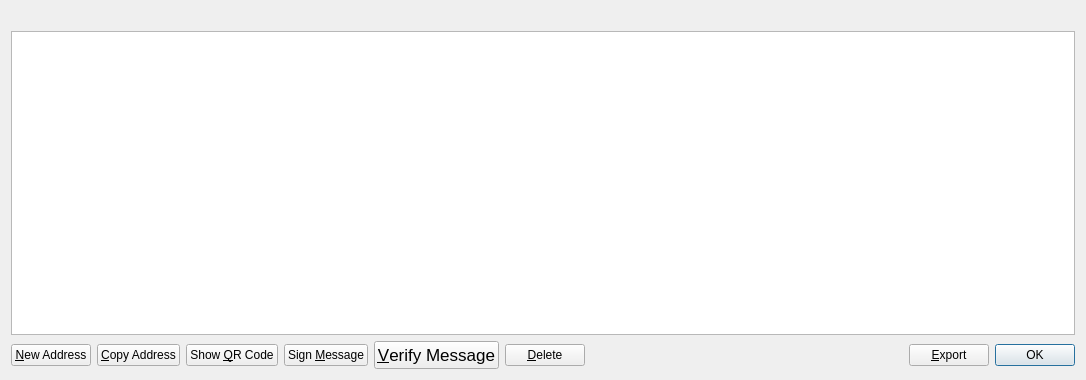
<?xml version="1.0" encoding="UTF-8"?>
<ui version="4.0">
 <class>AddressBookPage</class>
 <widget class="QWidget" name="AddressBookPage">
  <property name="geometry">
   <rect>
    <x>0</x>
    <y>0</y>
    <width>1086</width>
    <height>380</height>
   </rect>
  </property>
  <property name="windowTitle">
   <string>Address Book</string>
  </property>
  <property name="styleSheet">
   <string notr="true">#AddressBookPage{border:none;}</string>
  </property>
  <layout class="QVBoxLayout" name="verticalLayout">
   <item>
    <widget class="QLabel" name="labelExplanation">
     <property name="font">
      <font>
       <family>Helvetica</family>
       <weight>50</weight>
       <bold>false</bold>
      </font>
     </property>
     <property name="textFormat">
      <enum>Qt::PlainText</enum>
     </property>
     <property name="wordWrap">
      <bool>true</bool>
     </property>
    </widget>
   </item>
   <item>
    <widget class="QTableView" name="tableView">
     <property name="font">
      <font>
       <family>Helvetica</family>
       <weight>50</weight>
       <bold>false</bold>
      </font>
     </property>
     <property name="contextMenuPolicy">
      <enum>Qt::CustomContextMenu</enum>
     </property>
     <property name="toolTip">
      <string>Double-click to edit address or label</string>
     </property>
     <property name="tabKeyNavigation">
      <bool>false</bool>
     </property>
     <property name="alternatingRowColors">
      <bool>true</bool>
     </property>
     <property name="selectionMode">
      <enum>QAbstractItemView::SingleSelection</enum>
     </property>
     <property name="selectionBehavior">
      <enum>QAbstractItemView::SelectRows</enum>
     </property>
     <property name="sortingEnabled">
      <bool>true</bool>
     </property>
     <attribute name="verticalHeaderVisible">
      <bool>false</bool>
     </attribute>
    </widget>
   </item>
   <item>
    <layout class="QHBoxLayout" name="horizontalLayout">
     <item>
      <widget class="QPushButton" name="newAddress">
       <property name="font">
        <font>
         <family>Helvetica</family>
         <weight>50</weight>
         <bold>false</bold>
        </font>
       </property>
       <property name="toolTip">
        <string>Create a new address</string>
       </property>
       <property name="text">
        <string>&amp;New Address</string>
       </property>
       <property name="icon">
        <iconset resource="../bitcoin.qrc">
         <normaloff>:/icons/add</normaloff>:/icons/add</iconset>
       </property>
      </widget>
     </item>
     <item>
      <widget class="QPushButton" name="copyAddress">
       <property name="font">
        <font>
         <family>Helvetica</family>
         <weight>50</weight>
         <bold>false</bold>
        </font>
       </property>
       <property name="toolTip">
        <string>Copy the currently selected address to the system clipboard</string>
       </property>
       <property name="text">
        <string>&amp;Copy Address</string>
       </property>
       <property name="icon">
        <iconset resource="../bitcoin.qrc">
         <normaloff>:/icons/editcopy</normaloff>:/icons/editcopy</iconset>
       </property>
      </widget>
     </item>
     <item>
      <widget class="QPushButton" name="showQRCode">
       <property name="font">
        <font>
         <family>Helvetica</family>
         <weight>50</weight>
         <bold>false</bold>
        </font>
       </property>
       <property name="text">
        <string>Show &amp;QR Code</string>
       </property>
       <property name="icon">
        <iconset resource="../bitcoin.qrc">
         <normaloff>:/icons/qrcode</normaloff>:/icons/qrcode</iconset>
       </property>
      </widget>
     </item>
     <item>
      <widget class="QPushButton" name="signMessage">
       <property name="font">
        <font>
         <family>Helvetica</family>
         <weight>50</weight>
         <bold>false</bold>
        </font>
       </property>
       <property name="toolTip">
        <string>Sign a message to prove you own a Auroracoin address</string>
       </property>
       <property name="text">
        <string>Sign &amp;Message</string>
       </property>
       <property name="icon">
        <iconset resource="../bitcoin.qrc">
         <normaloff>:/icons/edit</normaloff>:/icons/edit</iconset>
       </property>
      </widget>
     </item>
     <item>
      <widget class="QPushButton" name="verifyMessage">
       <property name="font">
        <font>
         <family>Helvetica</family>
         <pointsize>13</pointsize>
         <weight>50</weight>
         <bold>false</bold>
        </font>
       </property>
       <property name="toolTip">
        <string>Verify a message to ensure it was signed with a specified Auroracoin address</string>
       </property>
       <property name="text">
        <string>&amp;Verify Message</string>
       </property>
       <property name="icon">
        <iconset resource="../bitcoin.qrc">
         <normaloff>:/icons/transaction_0</normaloff>:/icons/transaction_0</iconset>
       </property>
      </widget>
     </item>
     <item>
      <widget class="QPushButton" name="deleteAddress">
       <property name="font">
        <font>
         <family>Helvetica</family>
         <weight>50</weight>
         <bold>false</bold>
        </font>
       </property>
       <property name="toolTip">
        <string>Delete the currently selected address from the list</string>
       </property>
       <property name="text">
        <string>&amp;Delete</string>
       </property>
       <property name="icon">
        <iconset resource="../bitcoin.qrc">
         <normaloff>:/icons/remove</normaloff>:/icons/remove</iconset>
       </property>
      </widget>
     </item>
     <item>
      <spacer name="horizontalSpacer">
       <property name="orientation">
        <enum>Qt::Horizontal</enum>
       </property>
       <property name="sizeHint" stdset="0">
        <size>
         <width>40</width>
         <height>20</height>
        </size>
       </property>
      </spacer>
     </item>
     <item>
      <widget class="QPushButton" name="exportButton">
       <property name="font">
        <font>
         <family>Helvetica</family>
         <weight>50</weight>
         <bold>false</bold>
        </font>
       </property>
       <property name="toolTip">
        <string>Export the data in the current tab to a file</string>
       </property>
       <property name="text">
        <string>&amp;Export</string>
       </property>
       <property name="icon">
        <iconset resource="../bitcoin.qrc">
         <normaloff>:/icons/export</normaloff>:/icons/export</iconset>
       </property>
      </widget>
     </item>
     <item>
      <widget class="QDialogButtonBox" name="buttonBox">
       <property name="sizePolicy">
        <sizepolicy hsizetype="Maximum" vsizetype="Fixed">
         <horstretch>0</horstretch>
         <verstretch>0</verstretch>
        </sizepolicy>
       </property>
       <property name="font">
        <font>
         <family>Helvetica</family>
         <weight>50</weight>
         <bold>false</bold>
        </font>
       </property>
       <property name="standardButtons">
        <set>QDialogButtonBox::Ok</set>
       </property>
      </widget>
     </item>
    </layout>
   </item>
  </layout>
 </widget>
 <resources>
  <include location="../bitcoin.qrc"/>
 </resources>
 <connections/>
</ui>
